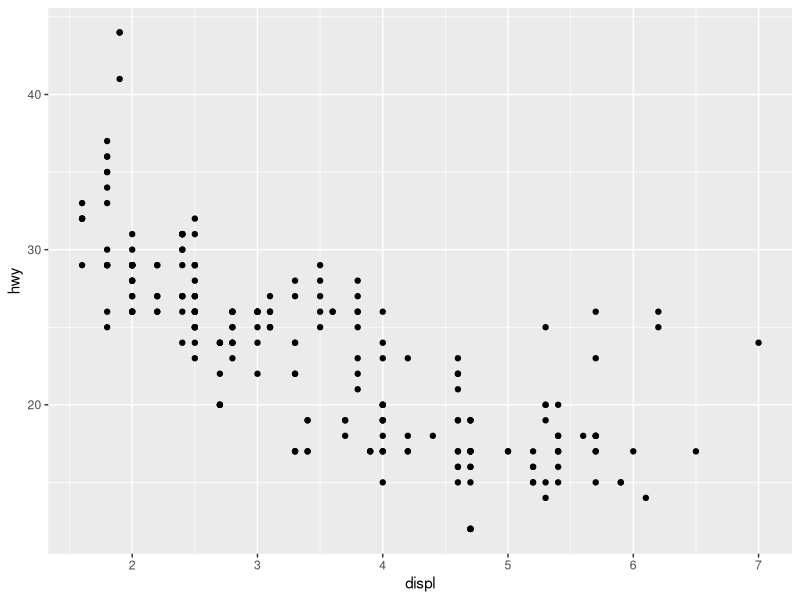
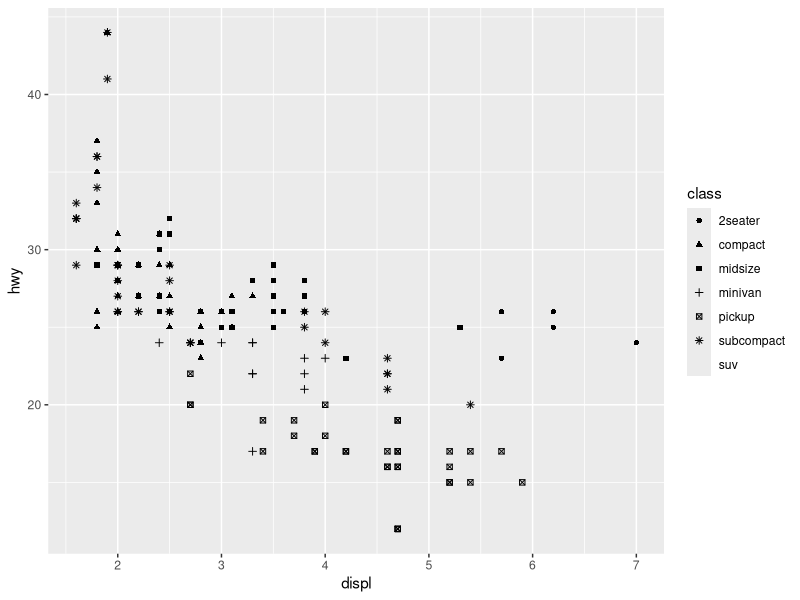
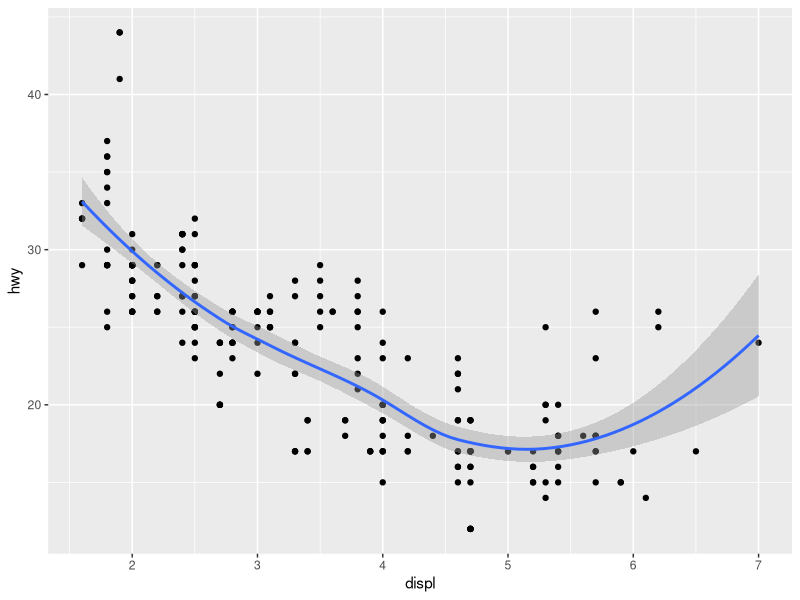
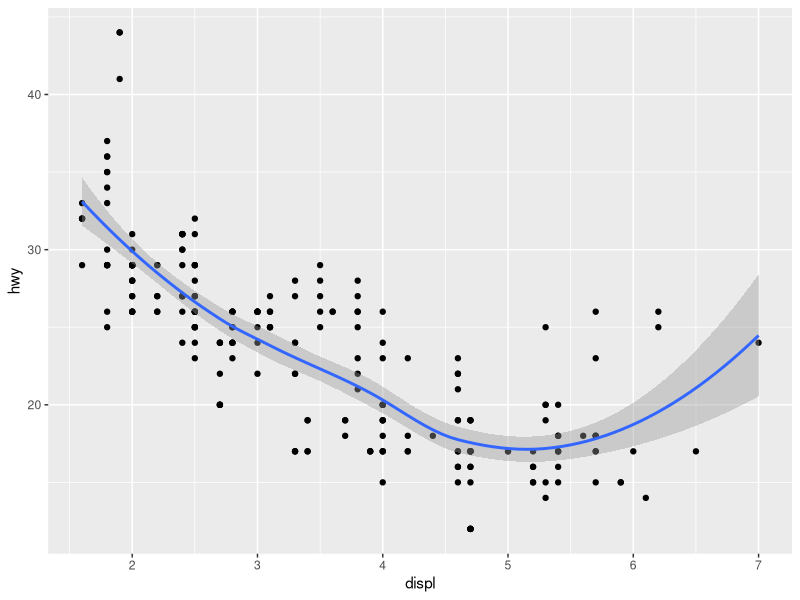
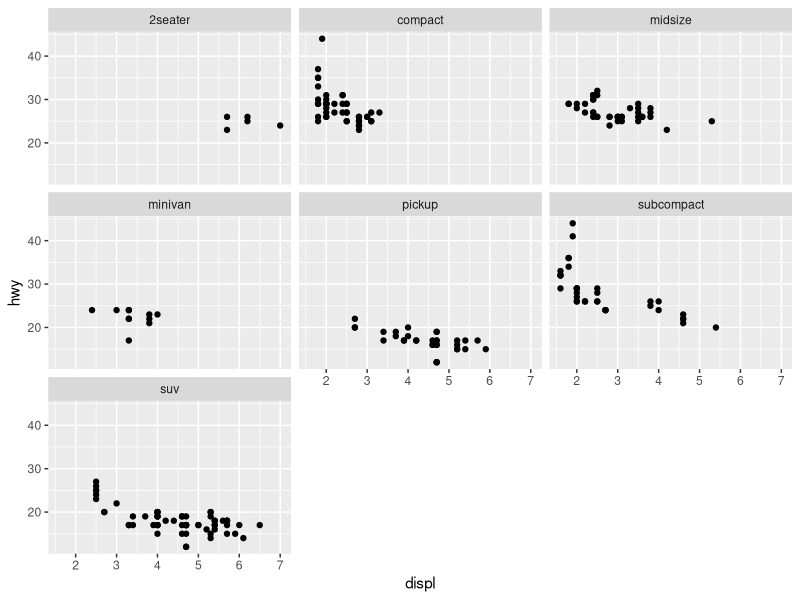
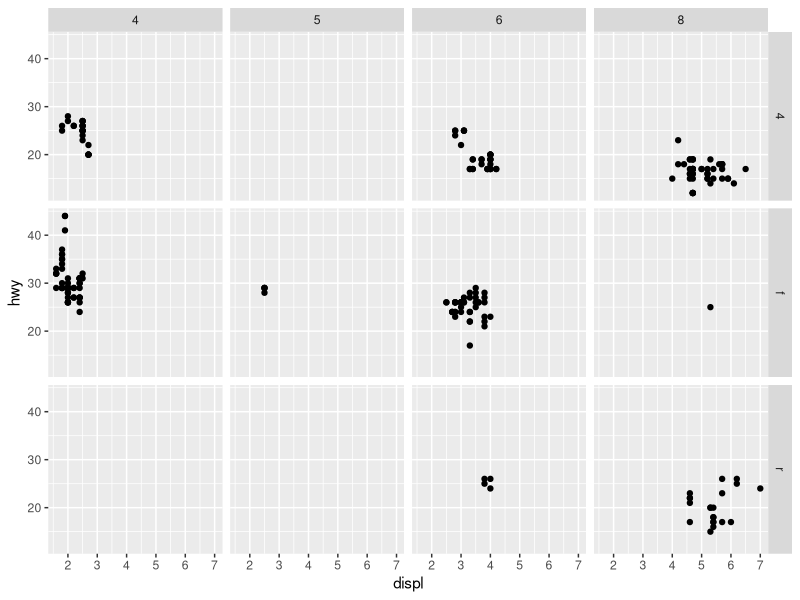
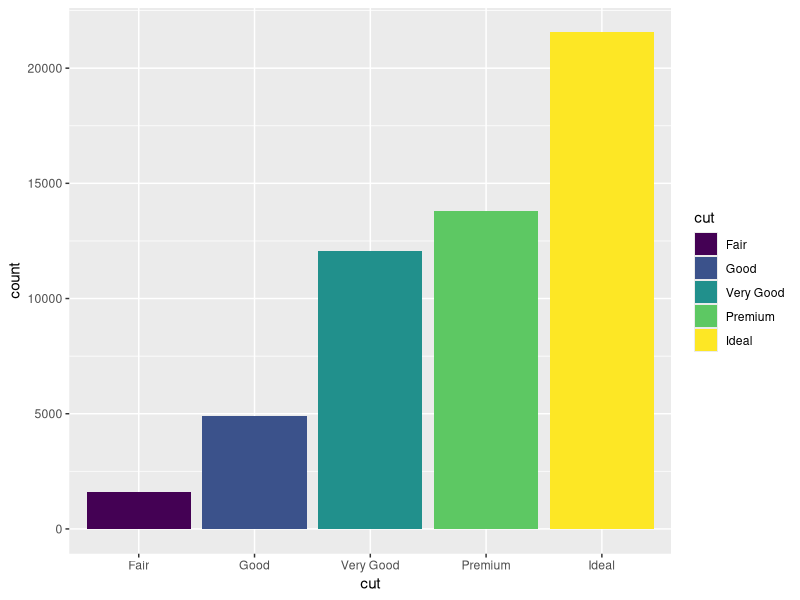
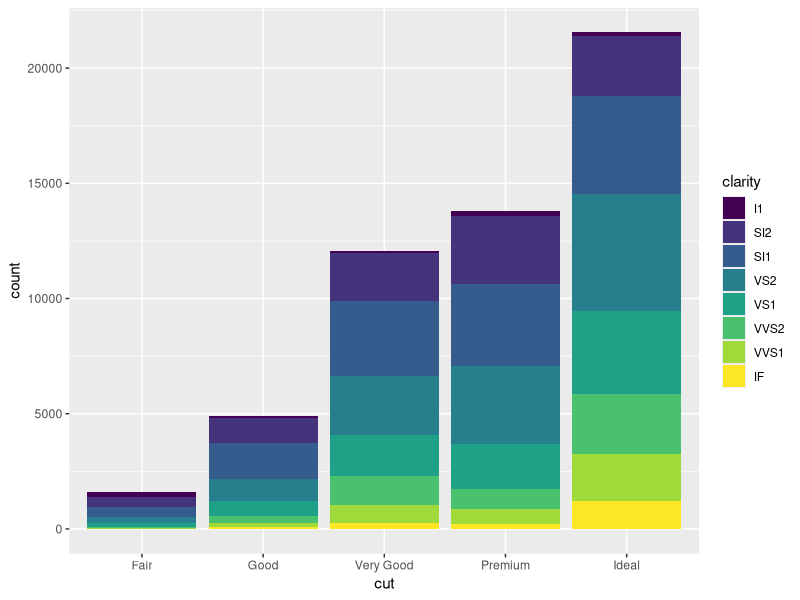

Write R code to recreate these figures, in order.
## ---- chunk 1
library(tidyverse)
## ---- chunk 2
head(mpg)
## ---- chunk 3
head(diamonds)
## ---- chunk 4
ggplot(data = mpg) +
  geom_point(mapping = aes(x = displ, y = hwy))
## ---- chunk 5
ggplot(data = mpg) +
  geom_point(mapping = aes(x = displ, y = hwy, shape = class))
## ---- chunk 6
ggplot(data = mpg) +
  geom_point(mapping = aes(x = displ, y = hwy)) + 
  geom_smooth(mapping = aes(x = displ, y = hwy))
## ---- chunk 7
ggplot(data = mpg, mapping = aes(x = displ, y = hwy)) +
  geom_point() + 
  geom_smooth()
## ---- chunk 8
ggplot(data = mpg) +
  geom_point(mapping = aes(x = displ, y = hwy)) +
  facet_wrap(~ class)
## ---- chunk 9
ggplot(data = mpg) +
  geom_point(mapping = aes(x = displ, y = hwy)) +
  facet_grid(drv ~ cyl)
## ---- chunk 10
ggplot(data = diamonds) +
  geom_bar(mapping = aes(x = cut, fill = cut))
## ---- chunk 11
ggplot(data = diamonds) + 
  geom_bar(mapping = aes(x = cut, fill = clarity))
## ---- chunk 12
ggplot(data = diamonds) + 
  geom_bar(mapping = aes(x = cut, fill = clarity), position = "fill")
## ---- chunk 13
ggplot(data = diamonds) + geom_bar(
            mapping = aes(x = cut, fill = clarity),
            position = "dodge"
          )
## ---- chunk 14
bar <- ggplot(data = diamonds) +
  geom_bar(
    mapping = aes(x = cut, fill = cut),
    show.legend = F,
  ) + 
  theme(aspect.ratio = 1) +
  labs(x = NULL, y = NULL)

bar
## ---- chunk 15
bar + coord_flip()
## ---- chunk 16
bar + coord_polar()
